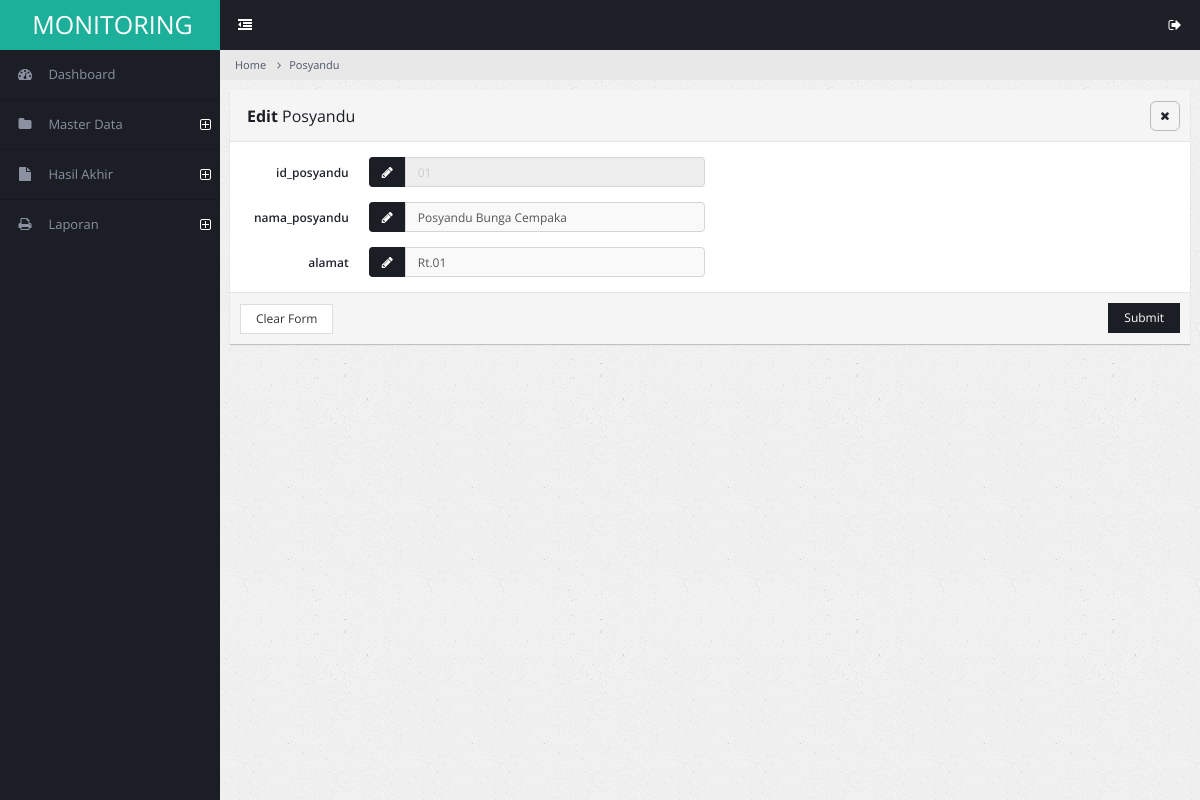
/user/posyandu-edit.php?id_posyandu=01 (signed in), run on the app's committed database.
### tables this page shows
CREATE TABLE `posyandu` (
  `id_posyandu` varchar(100) NOT NULL,
  `nama_posyandu` varchar(100) NOT NULL,
  `alamat` varchar(100) NOT NULL
);

### user/posyandu-edit.php (the view, shortened to what this page needs)
<!DOCTYPE html>
<html lang="en">
<head>
        <link rel="stylesheet" type="text/css" id="theme" href="css/theme-default.css"/>
    </head>
    <body>
        <div class="page-container">
            <div class="page-sidebar">
                <?php include 'menu.php'; ?>
            </div>
            <div class="page-content">
                <ul class="x-navigation x-navigation-horizontal x-navigation-panel">
                    <li class="xn-icon-button">
                        <a href="#" class="x-navigation-minimize"><span class="fa fa-dedent"></span></a>
                    </li>
                    <li class="xn-icon-button pull-right">
                        <a href="#" class="mb-control" data-box="#mb-signout"><span class="fa fa-sign-out"></span></a>
                    </li>
                </ul>
                <ul class="breadcrumb">
                    <li><a href="#">Home</a></li>
                    <li><a href="#">Posyandu</a></li>
                </ul>
                <?php
include "../koneksi.php";
$id_posyandu = $_GET['id_posyandu'];
$querymatakuliah = mysqli_query($konek, "SELECT * FROM posyandu WHERE id_posyandu='$id_posyandu'");
while($matakuliah = mysqli_fetch_array($querymatakuliah)){
?>
                <div class="page-content-wrap">
                    <div class="row">
                        <div class="col-md-12">
                            <form class="form-horizontal" method="POST" action="posyandu_proses_edit.php" enctype="multipart/form-data">
                            <div class="panel panel-default">
                                <div class="panel-heading">
                                    <h3 class="panel-title"><strong>Edit</strong> Posyandu</h3>
                                    <ul class="panel-controls">
                                        <li><a href="#" class="panel-remove"><span class="fa fa-times"></span></a></li>
                                    </ul>
                                </div>
                                <div class="panel-body">
                                    <div class="row">
                                        <div class="col-md-6">
                                            <div class="form-group">
                                                <label class="col-md-3 control-label">id_posyandu</label>
                                                <div class="col-md-9">
                                                    <div class="input-group">
                                                        <span class="input-group-addon"><span class="fa fa-pencil"></span></span>
                                                        <input type="text" name="id_posyandu" readonly class="form-control"
                                                        value="<?php echo $matakuliah["id_posyandu"]; ?>"/>
                                                    </div>
                                                </div>
                                            </div>
                                            <div class="form-group">
                                                <label class="col-md-3 control-label">nama_posyandu</label>
                                                <div class="col-md-9 col-xs-12">
                                                    <div class="input-group">
                                                        <span class="input-group-addon"><span class="fa fa-pencil"></span></span>
                                                        <input type="text" name="nama_posyandu" class="form-control"
                                                        value="<?php echo $matakuliah["nama_posyandu"]; ?>"/>
                                                    </div>
                                                </div>
                                            </div>
                                            <div class="form-group">
                                                <label class="col-md-3 control-label">alamat</label>
                                                <div class="col-md-9 col-xs-12">
                                                    <div class="input-group">
                                                        <span class="input-group-addon"><span class="fa fa-pencil"></span></span>
                                                        <input type="text" name="alamat" class="form-control"
                                                        value="<?php echo $matakuliah["alamat"]; ?>"/>
                                                    </div>
                                                </div>
                                            </div>
                                        </div>
                                    </div>
                                </div>
                                <div class="panel-footer">
                                    <button class="btn btn-default">Clear Form</button>
                                    <button class="btn btn-primary pull-right">Submit</button>
                                </div>
                            </div>
                            </form>
                        </div>
                    </div>
                </div>
            </div>
        </div>
        <?php } ?>
    </body>
</html>

### data on the page
posyandu: id_posyandu "01", nama_posyandu "Posyandu Bunga Cempaka", alamat "Rt.01"
